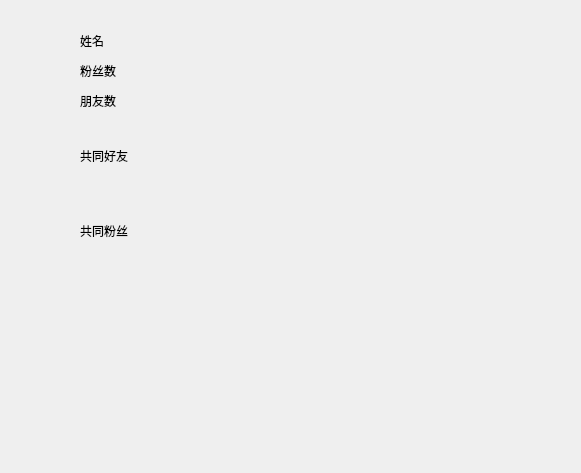
<?xml version="1.0" encoding="UTF-8"?>
<ui version="4.0">
 <class>Person_Specific</class>
 <widget class="QWidget" name="Person_Specific">
  <property name="geometry">
   <rect>
    <x>0</x>
    <y>0</y>
    <width>581</width>
    <height>473</height>
   </rect>
  </property>
  <property name="windowTitle">
   <string>Form</string>
  </property>
  <widget class="QLabel" name="label">
   <property name="geometry">
    <rect>
     <x>80</x>
     <y>30</y>
     <width>31</width>
     <height>21</height>
    </rect>
   </property>
   <property name="text">
    <string>姓名</string>
   </property>
  </widget>
  <widget class="QLabel" name="nameLabel">
   <property name="geometry">
    <rect>
     <x>120</x>
     <y>30</y>
     <width>61</width>
     <height>21</height>
    </rect>
   </property>
   <property name="text">
    <string/>
   </property>
  </widget>
  <widget class="QLabel" name="label_2">
   <property name="geometry">
    <rect>
     <x>80</x>
     <y>60</y>
     <width>41</width>
     <height>21</height>
    </rect>
   </property>
   <property name="text">
    <string>粉丝数</string>
   </property>
  </widget>
  <widget class="QLabel" name="fanCount">
   <property name="geometry">
    <rect>
     <x>130</x>
     <y>60</y>
     <width>51</width>
     <height>21</height>
    </rect>
   </property>
   <property name="text">
    <string/>
   </property>
  </widget>
  <widget class="QLabel" name="label_3">
   <property name="geometry">
    <rect>
     <x>80</x>
     <y>90</y>
     <width>41</width>
     <height>21</height>
    </rect>
   </property>
   <property name="text">
    <string>朋友数</string>
   </property>
  </widget>
  <widget class="QLabel" name="friendCount">
   <property name="geometry">
    <rect>
     <x>130</x>
     <y>90</y>
     <width>51</width>
     <height>21</height>
    </rect>
   </property>
   <property name="text">
    <string/>
   </property>
  </widget>
  <widget class="QLabel" name="label_4">
   <property name="geometry">
    <rect>
     <x>80</x>
     <y>140</y>
     <width>51</width>
     <height>31</height>
    </rect>
   </property>
   <property name="text">
    <string>共同好友</string>
   </property>
  </widget>
  <widget class="QLabel" name="friends">
   <property name="geometry">
    <rect>
     <x>150</x>
     <y>150</y>
     <width>361</width>
     <height>51</height>
    </rect>
   </property>
   <property name="text">
    <string/>
   </property>
  </widget>
  <widget class="QLabel" name="label_5">
   <property name="geometry">
    <rect>
     <x>80</x>
     <y>220</y>
     <width>51</width>
     <height>21</height>
    </rect>
   </property>
   <property name="text">
    <string>共同粉丝</string>
   </property>
  </widget>
  <widget class="QLabel" name="fans">
   <property name="geometry">
    <rect>
     <x>150</x>
     <y>220</y>
     <width>381</width>
     <height>41</height>
    </rect>
   </property>
   <property name="text">
    <string/>
   </property>
  </widget>
 </widget>
 <resources/>
 <connections/>
</ui>
